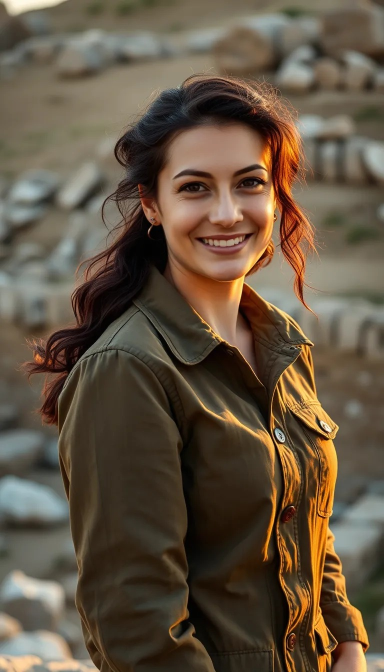
#> input picture lanternfall/host/host_1.jpg, 768 x 1344 px (shown at 1/2 size)
$ python wan_i2v.py ../host/host_1.jpg ../host/host_2.jpg ../host/host_2.jpg 1.0
#> lines starting #> are read from the running program, lines starting #| are printed output that depends on the picture
#!/usr/bin/env python3
"""Wan 2.2 image-to-video on HF ZeroGPU Spaces (tokens are proxy-injected).
  wan_i2v.py <in.jpg> <out.mp4> "<prompt>" [duration]"""
import sys, shutil, os, tempfile
from PIL import Image
from gradio_client import Client, handle_file

NEG = ("static, blurry, distorted, morphing, extra limbs, deformed, text, watermark, "
       "low quality, jpeg artifacts, flicker, sudden cut")
SPACES = [
    ("zerogpu-aoti/wan2-2-fp8da-aoti-faster", "a"),
    ("r3gm/wan2-2-fp8da-aoti-preview", "b"),
    ("r3gm/wan2-2-fp8da-aoti-preview2", "c"),
]
import os as _os
if _os.environ.get("SKIP"):
    SPACES = [s for s in SPACES if s[1] not in _os.environ["SKIP"]]


def small(src):
#> called with src = '../host/host_1.jpg'
    im = Image.open(src).convert("RGB")
#> im is the input picture: PIL image 768x1344 RGB; mean R, G, B 99, 84.1, 66
    w, h = im.size
#> w = 768; h = 1344
    s = 832 / max(w, h)
#> s = 0.619
    im = im.resize((int(w * s) // 16 * 16, int(h * s) // 16 * 16), Image.LANCZOS)
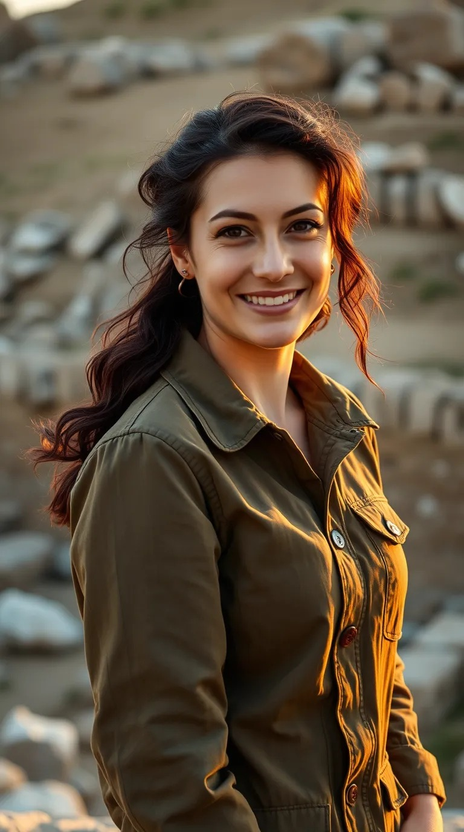
#> im: PIL image 464x832 RGB; mean R, G, B 99, 84.1, 66
    p = tempfile.mktemp(suffix=".jpg")
    im.save(p, quality=95)
    return p


def run(src, out, prompt, dur=3.5):
    img = small(src)
    errs = []
    for space, kind in SPACES:
        try:
            c = Client(space, verbose=False)
            kw = dict(input_image=handle_file(img), prompt=prompt, steps=6, negative_prompt=NEG,
                      duration_seconds=dur, guidance_scale=1, guidance_scale_2=1, seed=42,
                      randomize_seed=True, api_name="/generate_video")
            if kind != "a":
                kw.update(last_image=None, quality=6, scheduler="UniPCMultistep", flow_shift=3.0,
                          frame_multiplier=16, video_component=True, safe_mode=True,
                          enable_safety_checker=False)
            if kind == "c":
                kw.update(upscale_model="2xNomosUni_compact_otf_medium", upscale_factor=1.0)
            r = c.predict(**kw)
            v = r[0] if isinstance(r, (list, tuple)) else r
            if isinstance(v, dict):
                v = v.get("video") or v.get("path")
            shutil.copy(v, out)
            print("ok", space, out)
            return True
        except Exception as e:
            errs.append(f"{space}: {str(e)[:200]}")
    print("FAIL\n" + "\n".join(errs))
    return False


if __name__ == "__main__":
#> (the run stopped early here; a loop or call above may not have finished)
